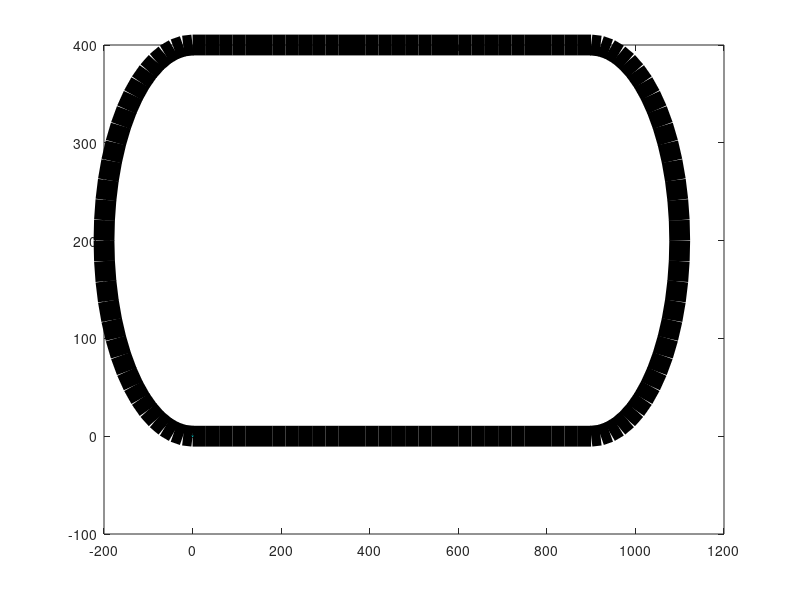

Here is the MATLAB script that generated this plot: (Note: this script raises an error after producing the figure.)
% Track Specs
straightaway_length = 900; % Length of Track Straightaways [m]
turn_radius = 200; % Radius of Track Turns [m]
turn_angle = pi; % Angle of Turn (From Entry to Exit) [rad]
track_width = 15; % Width of Track [m]
car_width = 1; % Width of Car [m]
car_length = 2.5; % Length of Car (From Center) [m]

% Waypoint Setup
num_waypoints = 120; % Number of Waypoints for Track
delta_s = (2*straightaway_length)/(num_waypoints/2); % Change in Distance in Track Straightaways (30 for 120) [m]
delta_theta = (2*turn_angle)/(num_waypoints/2); % Change in Angle in Track Turns (pi/30 for 120) [rad]

% Track Coordinates
x_track_array = zeros(1,num_waypoints+1); % X Track Coordinates (Updated from 0 as code runs)
y_track_array = zeros(1,num_waypoints+1); % Y Track Coordinates (Updated from 0 as code runs)
theta_track_array = zeros(1,num_waypoints+1); % Angle Track Coordinates (Updated from 0 as code runs)

% Car Coordinates
car_center_x_array = zeros(1,num_waypoints+1); % Car RF X Coordinates (Updated from 0 as code runs)
car_center_y_array = zeros(1,num_waypoints+1); % Car RF Y Coordinates (Updated from 0 as code runs)
car_RF_x_array = zeros(1,num_waypoints+1); % Car RF X Coordinates (Updated from 0 as code runs)
car_RR_x_array = zeros(1,num_waypoints+1); % Car RR X Coordinates (Updated from 0 as code runs)
car_LF_x_array = zeros(1,num_waypoints+1); % Car LF X Coordinates (Updated from 0 as code runs)
car_LR_x_array = zeros(1,num_waypoints+1); % Car LR X Coordinates (Updated from 0 as code runs)
car_RF_y_array = zeros(1,num_waypoints+1); % Car RF Y Coordinates (Updated from 0 as code runs)
car_RR_y_array = zeros(1,num_waypoints+1); % Car RR Y Coordinates (Updated from 0 as code runs)
car_LF_y_array = zeros(1,num_waypoints+1); % Car LF Y Coordinates (Updated from 0 as code runs)
car_LR_y_array = zeros(1,num_waypoints+1); % Car LR Y Coordinates (Updated from 0 as code runs)

for i = 0:num_waypoints
    % Front Straightaway
    if i == 0 % Initial Start at (0,0)
        x_track_array(i+1) = 0; % X Coordinate of Track Instantaneously
        y_track_array(i+1) = 0; % Y Coordinate of Track Instantaneously
        theta_track_array(i+1) = 0; % Angle of Track Curvature Instantaneously
        car_center_x_array(i+1) = 0; % X Coordinate of Car Instantaneously
        car_center_y_array(i+1) = 0; % Y Coordinate of Car Instantaneously
        car_RF_x_array(i+1) = car_length; % X Coordinate RF of Car Instantaneously
        car_RR_x_array(i+1) = -car_length; % X Coordinate RR of Car Instantaneously
        car_LF_x_array(i+1) = car_length; % X Coordinate LF of Car Instantaneously
        car_LR_x_array(i+1) = -car_length; % X Coordinate LR of Car Instantaneously
        car_RF_y_array(i+1) = -car_width; % Y Coordinate RF of Car Instantaneously
        car_RR_y_array(i+1) = -car_width; % Y Coordinate RR of Car Instantaneously
        car_LF_y_array(i+1) = car_width; % Y Coordinate LF of Car Instantaneously
        car_LR_y_array(i+1) = car_width; % Y Coordinate LR of Car Instantaneously
    elseif (0 < i) && (i <= num_waypoints/4) % Points from (0,0) to (900,0)
        x_track_array(i+1) = (i)*delta_s;
        y_track_array(i+1) = 0;
        theta_track_array(i+1) = 0;
        car_center_x_array(i+1) = (i)*delta_s;
        car_center_y_array(i+1) = 0;
        car_RF_x_array(i+1) = (i)*delta_s + car_length;
        car_RR_x_array(i+1) = (i)*delta_s - car_length;
        car_LF_x_array(i+1) = (i)*delta_s + car_length;
        car_LR_x_array(i+1) = (i)*delta_s - car_length;
        car_RF_y_array(i+1) = -car_width;
        car_RR_y_array(i+1) = -car_width;
        car_LF_y_array(i+1) = car_width;
        car_LR_y_array(i+1) = car_width;
    % Turns 1 & 2
    elseif (num_waypoints/4 < i) && (i <= num_waypoints/2) % Points from (900,0) to (900,400)
        theta_track_array(i+1) = theta_track_array(i) + delta_theta;
        x_track_array(i+1) = straightaway_length + turn_radius*sin(theta_track_array(i+1));
        y_track_array(i+1) = turn_radius - turn_radius*cos(theta_track_array(i+1));
        car_center_x_array(i+1) = straightaway_length + turn_radius*sin(theta_track_array(i+1));
        car_center_y_array(i+1) = turn_radius - turn_radius*cos(theta_track_array(i+1));
        car_RF_x_array(i+1) = straightaway_length + turn_radius*sin(theta_track_array(i+1)) + car_length;
        car_RR_x_array(i+1) = straightaway_length + turn_radius*sin(theta_track_array(i+1)) - car_length;
        car_LF_x_array(i+1) = straightaway_length + turn_radius*sin(theta_track_array(i+1)) + car_length;
        car_LR_x_array(i+1) = straightaway_length + turn_radius*sin(theta_track_array(i+1)) - car_length;
        car_RF_y_array(i+1) = turn_radius - turn_radius*cos(theta_track_array(i+1)) + car_width;
        car_RR_y_array(i+1) = turn_radius - turn_radius*cos(theta_track_array(i+1)) + car_width;
        car_LF_y_array(i+1) = turn_radius - turn_radius*cos(theta_track_array(i+1)) - car_width;
        car_LR_y_array(i+1) = turn_radius - turn_radius*cos(theta_track_array(i+1)) - car_width;
    % Back Straightaway
    elseif (num_waypoints/2 < i) && (i <= num_waypoints*(3/4)) % Points from (900,400) to (0,400)
        x_track_array(i+1) = straightaway_length - (i-60)*delta_s;
        y_track_array(i+1) = 2 * turn_radius;
        theta_track_array(i+1) = 0;
        car_center_x_array(i+1) = straightaway_length - (i-60)*delta_s;
        car_center_y_array(i+1) = 2 * turn_radius;
        car_RF_x_array(i+1) = straightaway_length - (i-60)*delta_s - car_length;
        car_RR_x_array(i+1) = straightaway_length - (i-60)*delta_s + car_length;
        car_LF_x_array(i+1) = straightaway_length - (i-60)*delta_s - car_length;
        car_LR_x_array(i+1) = straightaway_length - (i-60)*delta_s + car_length;
        car_RF_y_array(i+1) = 2*turn_radius + car_width;
        car_RR_y_array(i+1) = 2*turn_radius + car_width;
        car_LF_y_array(i+1) = 2*turn_radius - car_width;
        car_LR_y_array(i+1) = 2*turn_radius - car_width;
    % Turns 3 & 4
    else  % Points from (0,400) to (0,0)
        theta_track_array(i+1) = theta_track_array(i) + delta_theta;
        x_track_array(i+1) = -turn_radius*sin(theta_track_array(i+1));
        y_track_array(i+1) = turn_radius + turn_radius*cos(theta_track_array(i+1));
        car_center_x_array(i+1) = -turn_radius*sin(theta_track_array(i+1));
        car_center_y_array(i+1) = turn_radius + turn_radius*cos(theta_track_array(i+1));
        car_RF_x_array(i+1) = -turn_radius*sin(theta_track_array(i+1)) - car_length;
        car_RR_x_array(i+1) = -turn_radius*sin(theta_track_array(i+1)) + car_length;
        car_LF_x_array(i+1) = -turn_radius*sin(theta_track_array(i+1)) - car_length;
        car_LR_x_array(i+1) = -turn_radius*sin(theta_track_array(i+1)) + car_length;
        car_RF_y_array(i+1) = turn_radius + turn_radius*cos(theta_track_array(i+1)) - car_width;
        car_RR_y_array(i+1) = turn_radius + turn_radius*cos(theta_track_array(i+1)) - car_width;
        car_LF_y_array(i+1) = turn_radius + turn_radius*cos(theta_track_array(i+1)) + car_width;
        car_LR_y_array(i+1) = turn_radius + turn_radius*cos(theta_track_array(i+1)) + car_width;
    end
end

% Plotting the Track
figure;
plot(x_track_array, y_track_array, 'k', 'LineWidth', track_width);
hold on;

for i = 0:num_waypoints
    % Plotting the Car
    car_x_array = [car_RF_x_array(i+1),car_RR_x_array(i+1),car_LR_x_array(i+1),car_LF_x_array(i+1)]; % Combines X Coordinates of Car for Plotting
    car_y_array = [car_RF_y_array(i+1),car_RR_y_array(i+1),car_LR_y_array(i+1),car_LF_y_array(i+1)]; % Combines Y Coordinates of Car for Plotting
    patch(car_x_array,car_y_array,'c');
    
    % Plotting the Car Path
    if i == 0 % Initial Start Position of Car at (0,0)
        car_center_x_iter_array = [car_center_x_array(1),car_center_x_array(i+1)];
        car_center_y_iter_array = [car_center_y_array(1),car_center_y_array(i+1)];
    else % Position of Car
        car_center_x_iter_array = [car_center_x_array(i),car_center_x_array(i+1)];
        car_center_y_iter_array = [car_center_y_array(i),car_center_y_array(i+1)];
    end
    animated_line = animatedline(car_center_x_iter_array, car_center_y_iter_array,'Color','r','LineWidth',1);
end

% Set axis limits
axis equal;
axis([-100, straightaway_length + 100, -50, 2 * turn_radius + 50]);

% Add labels and title
xlabel('X (m)');
ylabel('Y (m)');
title('Race Track with Racecar');
